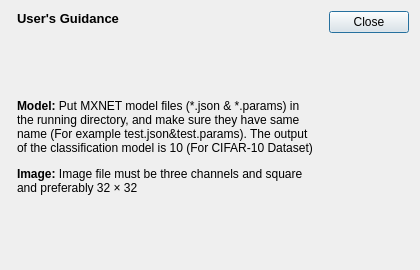
<?xml version="1.0" encoding="UTF-8"?>
<ui version="4.0">
 <class>Dialog</class>
 <widget class="QDialog" name="Dialog">
  <property name="windowModality">
   <enum>Qt::ApplicationModal</enum>
  </property>
  <property name="geometry">
   <rect>
    <x>0</x>
    <y>0</y>
    <width>420</width>
    <height>270</height>
   </rect>
  </property>
  <property name="minimumSize">
   <size>
    <width>420</width>
    <height>270</height>
   </size>
  </property>
  <property name="maximumSize">
   <size>
    <width>420</width>
    <height>270</height>
   </size>
  </property>
  <property name="windowTitle">
   <string>Guide</string>
  </property>
  <layout class="QGridLayout" name="gridLayout">
   <item row="0" column="1">
    <widget class="QDialogButtonBox" name="buttonBox">
     <property name="orientation">
      <enum>Qt::Vertical</enum>
     </property>
     <property name="standardButtons">
      <set>QDialogButtonBox::Close</set>
     </property>
     <property name="centerButtons">
      <bool>false</bool>
     </property>
    </widget>
   </item>
   <item row="0" column="0">
    <layout class="QVBoxLayout" name="verticalLayout_2">
     <property name="spacing">
      <number>10</number>
     </property>
     <property name="leftMargin">
      <number>6</number>
     </property>
     <property name="topMargin">
      <number>0</number>
     </property>
     <property name="rightMargin">
      <number>6</number>
     </property>
     <property name="bottomMargin">
      <number>0</number>
     </property>
     <item>
      <widget class="QLabel" name="label">
       <property name="sizePolicy">
        <sizepolicy hsizetype="Preferred" vsizetype="Maximum">
         <horstretch>0</horstretch>
         <verstretch>0</verstretch>
        </sizepolicy>
       </property>
       <property name="font">
        <font>
         <family>Microsoft YaHei UI</family>
         <pointsize>10</pointsize>
         <weight>75</weight>
         <bold>true</bold>
        </font>
       </property>
       <property name="text">
        <string>User's Guidance</string>
       </property>
      </widget>
     </item>
     <item>
      <widget class="QLabel" name="label_2">
       <property name="sizePolicy">
        <sizepolicy hsizetype="Preferred" vsizetype="Preferred">
         <horstretch>0</horstretch>
         <verstretch>0</verstretch>
        </sizepolicy>
       </property>
       <property name="font">
        <font>
         <family>Microsoft YaHei UI</family>
         <pointsize>10</pointsize>
        </font>
       </property>
       <property name="text">
        <string>&lt;html&gt;&lt;head/&gt;&lt;body&gt;&lt;p&gt;&lt;span style=&quot; font-size:9pt; font-weight:600;&quot;&gt;Model: &lt;/span&gt;&lt;span style=&quot; font-size:9pt;&quot;&gt;Put MXNET model files (*.json &amp;amp; *.params) in the running directory, and make sure they have same name (For example test.json&amp;amp;test.params). The output of the classification model is 10 (For CIFAR-10 Dataset)&lt;/span&gt;&lt;/p&gt;&lt;p&gt;&lt;span style=&quot; font-size:9pt; font-weight:600;&quot;&gt;Image: &lt;/span&gt;&lt;span style=&quot; font-size:9pt;&quot;&gt;Image file must be three channels and square and preferably 32 × 32&lt;/span&gt;&lt;/p&gt;&lt;/body&gt;&lt;/html&gt;</string>
       </property>
       <property name="wordWrap">
        <bool>true</bool>
       </property>
      </widget>
     </item>
    </layout>
   </item>
  </layout>
 </widget>
 <resources/>
 <connections>
  <connection>
   <sender>buttonBox</sender>
   <signal>accepted()</signal>
   <receiver>Dialog</receiver>
   <slot>accept()</slot>
   <hints>
    <hint type="sourcelabel">
     <x>248</x>
     <y>254</y>
    </hint>
    <hint type="destinationlabel">
     <x>157</x>
     <y>274</y>
    </hint>
   </hints>
  </connection>
  <connection>
   <sender>buttonBox</sender>
   <signal>rejected()</signal>
   <receiver>Dialog</receiver>
   <slot>reject()</slot>
   <hints>
    <hint type="sourcelabel">
     <x>316</x>
     <y>260</y>
    </hint>
    <hint type="destinationlabel">
     <x>286</x>
     <y>274</y>
    </hint>
   </hints>
  </connection>
 </connections>
</ui>
